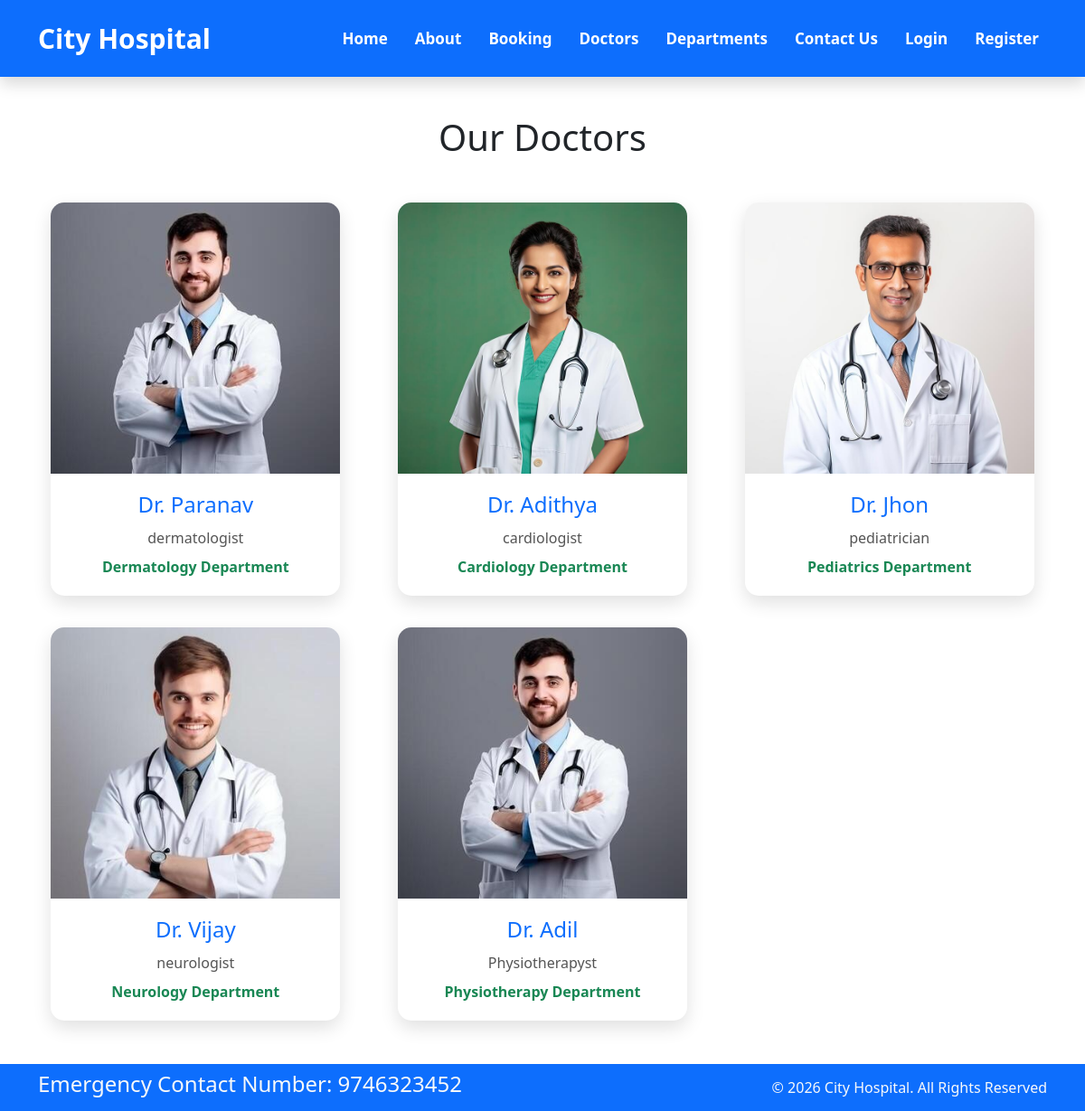
Page /doctors on the committed database.
### home/models.py (models this page shows, shortened)
class Doctors(models.Model):
    doc_name = models.CharField(max_length=255)
    doc_spec = models.CharField(max_length=255)
    dep_name = models.ForeignKey(Departments, on_delete=models.CASCADE)
    doc_image = models.ImageField(upload_to='doctors')

class Departments(models.Model):
    dep_name = models.CharField(max_length=100)
    dep_description =models.TextField()
    def __str__(self):
        return self.dep_name

### home/views.py (the view)
# urls.py: path('doctors', views.doctors,name='doctors'),
def doctors(request):
    dict_docs={
        'doctors': Doctors.objects.all()
    }
    return render(request,'doctors.html',dict_docs)

### templates/doctors.html (shortened to what this page needs)
{% extends 'base.html' %}
{% block content %}
<div class="container my-5">
    <h1 class="text-center mb-5">Our Doctors</h1>
    <div class="doctor-grid">
        {% for d in doctors %}
        <div class="doctor-card">
            <img src="{{ d.doc_image.url }}" alt="{{ d.doc_name }}">
            <div class="doctor-info">
                <h4>Dr. {{ d.doc_name }}</h4>
                <p>{{ d.doc_spec }}</p>
                <span>{{ d.dep_name }} Department</span>
            </div>
        </div>
        {% endfor %}
    </div>
</div>
{% endblock %}

### templates/base.html (shortened to what this page needs)
{% load static %}
<link rel="stylesheet"
      href="https://cdn.jsdelivr.net/npm/bootstrap@5.1.3/dist/css/bootstrap.min.css">
<link rel="stylesheet"
      href="https://use.fontawesome.com/releases/v5.2.0/css/all.css">
<link rel="stylesheet"
      href="{% static 'css/style.css' %}">
<nav class="navbar navbar-expand-lg navbar-dark bg-primary fixed-top shadow">
    <div class="container">
        <a class="navbar-brand fw-bold" href="{% url 'home' %}">
            City Hospital
        </a>
        <div class="collapse navbar-collapse justify-content-end" id="navbarNav">
            <ul class="navbar-nav fw-bold">
                <li class="nav-item">
                    <a class="nav-link" href="{% url 'home' %}">Home</a>
                </li>
                <li class="nav-item">
                    <a class="nav-link" href="{% url 'about' %}">About</a>
                </li>
                <li class="nav-item">
                    <a class="nav-link" href="{% url 'booking' %}">Booking</a>
                </li>
                <li class="nav-item">
                    <a class="nav-link" href="{% url 'doctors' %}">Doctors</a>
                </li>
                <li class="nav-item">
                    <a class="nav-link" href="{% url 'department' %}">Departments</a>
                </li>
                <li class="nav-item">
                    <a class="nav-link" href="{% url 'contact' %}">Contact Us</a>
                </li>
                {% if user.is_authenticated %}
                <li class="nav-item">
                    <a class="nav-link" href="{% url 'logout' %}">Logout</a>
                </li>
                {% else %}
                <li class="nav-item">
                    <a class="nav-link" href="{% url 'login' %}">Login</a>
                </li>
               <li class="nav-item">
                   <a class="nav-link" href="{% url 'register' %}">Register</a>
               </li>
               {% endif %}
            </ul>
        </div>
    </div>
</nav>
<main class="main-content">
    {% block content %}
    {% endblock %}
</main>
<section class="">
    <footer class="pt-2 pb-2 bg-primary text-light">
        <div class="container">
            <div class="row align-items-center">
                <div class="col-12 col-md-8">
                    <h4>Emergency Contact Number: 9746323452</h4>
                </div>
                <div class="col-12 col-md-4 mt-4 mt-md-0 text-center text-md-end">
                    © 2026 City Hospital. All Rights Reserved
                </div>
            </div>
        </div>
    </footer>
</section>

### static/css/style.css (style rules this page uses)
.doctor-grid { display:grid; grid-template-columns:repeat(3,1fr); gap:35px; justify-items:center; }
.doctor-card { width:100%; max-width:320px; background:#fff; border-radius:15px; overflow:hidden; box-shadow:0 8px 20px rgba(0,0,0,.12); transition:.3s; }
.doctor-card img { width:100%; height:300px; object-fit:cover; }
.doctor-info { padding:20px; text-align:center; }
.doctor-info h4 { margin-bottom:10px; color:#0d6efd; }
.doctor-info p { margin-bottom:8px; color:#555; }
.doctor-info span { font-weight:bold; color:#198754; }
.navbar { padding: 15px 0; }
.navbar-brand { color: #fff !important; font-size: 30px; font-weight: 700; }
.navbar-nav .nav-item { border: 1px solid transparent; border-radius: 10px; transition: all 0.3s ease; }
.navbar-nav .nav-link { color: #fff !important; font-size: 17px; font-weight: 600; margin-left: 12px; padding: 8px 12px; }
.main-content { flex:1; display:flex; justify-content:center; align-items:center; }

### rows in the picture
Doctors: doc_image (picture), doc_name "Paranav", doc_spec "dermatologist", dep_name "Dermatology"
Doctors: doc_image (picture), doc_name "Adithya", doc_spec "cardiologist", dep_name "Cardiology"
Doctors: doc_image (picture), doc_name "Jhon", doc_spec "pediatrician", dep_name "Pediatrics"
Doctors: doc_image (picture), doc_name "Vijay", doc_spec "neurologist", dep_name "Neurology"
Doctors: doc_image (picture), doc_name "Adil", doc_spec "Physiotherapyst", dep_name "Physiotherapy"
